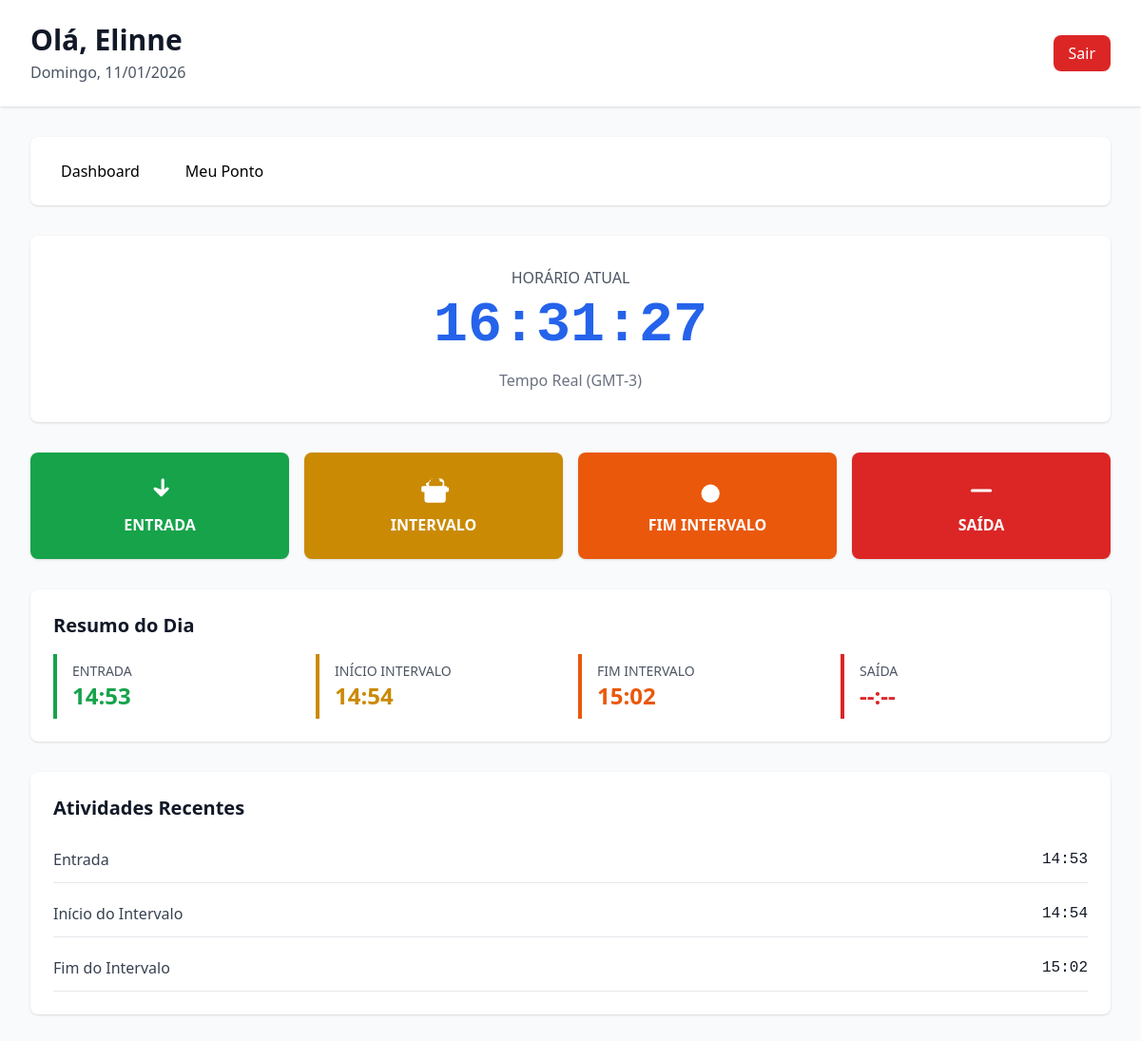
Screenshot of /ponto/ (signed in) with the database file from the repository.
### accounts/models.py (models this page shows, shortened)
class User(AbstractUser):
    cpf = models.CharField(max_length=11, unique=True)
    matricula = models.CharField(max_length=50, unique=True)
    username = None
    objects = CustomUserManager()
    USERNAME_FIELD = "cpf"
    REQUIRED_FIELDS = ["email", "first_name", "last_name", "matricula"]
    class Meta:
        db_table = "auth_user"

### timerecords/models.py (models this page shows, shortened)
class TimeRecord(models.Model):
    RECORD_TYPES = [
        ("ENTRADA", "Entrada"),
        ("INICIO_INTERVALO", "Início do Intervalo"),
        ("FIM_INTERVALO", "Fim do Intervalo"),
        ("SAIDA", "Saída"),
    ]
    user = models.ForeignKey(
        User, on_delete=models.CASCADE, related_name="time_records"
    )
    data = models.DateField()
    hora = models.TimeField()
    tipo = models.CharField(max_length=20, choices=RECORD_TYPES)
    created_at = models.DateTimeField(auto_now_add=True)
    class Meta:
        ordering = ["data", "hora"]
        indexes = [
            models.Index(fields=["user", "data"]),
        ]
        unique_together = [["user", "data", "tipo"]]

### timerecords/views.py (the view)
# urls.py: path('', views.dashboard, name='dashboard'),
@login_required
def dashboard(request):
    today = timezone.now().date()
    records_today = TimeRecord.objects.filter(user=request.user, data=today).order_by('hora')
    records_data = {}
    for record in records_today:
        records_data[record.tipo] = record.hora.strftime('%H:%M')
    context = {
        'records_today': records_today,
        'records_data': records_data,
        'today': today,
    }
    return render(request, 'dashboard.html', context)

### templates/dashboard.html (shortened to what this page needs)
{% extends 'base.html' %}
{% block content %}
<div class="min-h-screen bg-gray-50">
    <header class="bg-white shadow">
        <div class="max-w-7xl mx-auto px-4 sm:px-6 lg:px-8 py-6">
            <div class="flex justify-between items-center">
                <div>
                    <h1 class="text-3xl font-bold text-gray-900">Olá, {{ user.first_name }}</h1>
                    <p class="text-gray-600 mt-1">
                        <span id="current-day-name"></span>, <span id="current-date"></span>
                    </p>
                </div>
                <div>
                    <a href="{% url 'logout' %}" class="bg-red-600 text-white px-4 py-2 rounded-lg hover:bg-red-700">
                        Sair
                    </a>
                </div>
            </div>
        </div>
    </header>
    <main class="max-w-7xl mx-auto px-4 sm:px-6 lg:px-8 py-8">
        <nav class="bg-white rounded-lg shadow mb-8 p-4 flex gap-4">
            <button onclick="switchTab('dashboard')" class="tab-btn active px-4 py-2 rounded-lg" data-tab="dashboard">
                Dashboard
            </button>
            <a href="{% url 'attendance_report' %}" class="px-4 py-2 rounded-lg hover:bg-gray-100">
                Meu Ponto
            </a>
        </nav>
        <div class="bg-white rounded-lg shadow p-8 mb-8">
            <div class="text-center">
                <p class="text-gray-600 mb-2">HORÁRIO ATUAL</p>
                <div class="text-6xl font-bold text-blue-600 font-mono" id="current-time">
                </div>
                <p class="text-gray-500 mt-4">Tempo Real (GMT-3)</p>
            </div>
        </div>
        <div class="grid grid-cols-1 md:grid-cols-4 gap-4 mb-8">
            <button onclick="registerTime('ENTRADA')"
                class="bg-green-600 hover:bg-green-700 text-white font-bold py-6 px-4 rounded-lg shadow transition">
                <svg class="w-8 h-8 mx-auto mb-2" fill="currentColor" viewBox="0 0 20 20">
                    <path fill-rule="evenodd"
                        d="M12 2a1 1 0 011 1v6.414l1.293-1.293a1 1 0 111.414 1.414l-4 4a1 1 0 01-1.414 0l-4-4a1 1 0 111.414-1.414L11 9.414V3a1 1 0 011-1z"
                        clip-rule="evenodd"></path>
                </svg>
                ENTRADA
            </button>
            <button onclick="registerTime('INICIO_INTERVALO')"
                class="bg-yellow-600 hover:bg-yellow-700 text-white font-bold py-6 px-4 rounded-lg shadow transition">
                INTERVALO
            </button>
            <button onclick="registerTime('FIM_INTERVALO')"
                class="bg-orange-600 hover:bg-orange-700 text-white font-bold py-6 px-4 rounded-lg shadow transition">
                <svg class="w-8 h-8 mx-auto mb-2" fill="currentColor" viewBox="0 0 20 20">
                    <path d="M12 18a6 6 0 100-12 6 6 0 000 12z"></path>
                </svg>
                FIM INTERVALO
            </button>
            <button onclick="registerTime('SAIDA')"
                class="bg-red-600 hover:bg-red-700 text-white font-bold py-6 px-4 rounded-lg shadow transition">
                <svg class="w-8 h-8 mx-auto mb-2" fill="currentColor" viewBox="0 0 20 20">
                    <path fill-rule="evenodd" d="M3 10a1 1 0 011-1h12a1 1 0 110 2H4a1 1 0 01-1-1z" clip-rule="evenodd">
                    </path>
                </svg>
                SAÍDA
            </button>
        </div>
        <div class="bg-white rounded-lg shadow p-6 mb-8">
            <h2 class="text-xl font-bold text-gray-900 mb-4">Resumo do Dia</h2>
            <div class="grid grid-cols-2 md:grid-cols-4 gap-4">
                <div class="border-l-4 border-green-600 pl-4 py-2">
                    <p class="text-gray-600 text-sm">ENTRADA</p>
                    <p class="text-2xl font-bold text-green-600">
                        {{ records_data.ENTRADA|default:"--:--" }}
                    </p>
                </div>
                <div class="border-l-4 border-yellow-600 pl-4 py-2">
                    <p class="text-gray-600 text-sm">INÍCIO INTERVALO</p>
                    <p class="text-2xl font-bold text-yellow-600">
                        {{ records_data.INICIO_INTERVALO|default:"--:--" }}
                    </p>
                </div>
                <div class="border-l-4 border-orange-600 pl-4 py-2">
                    <p class="text-gray-600 text-sm">FIM INTERVALO</p>
                    <p class="text-2xl font-bold text-orange-600">
                        {{ records_data.FIM_INTERVALO|default:"--:--" }}
                    </p>
                </div>
                <div class="border-l-4 border-red-600 pl-4 py-2">
                    <p class="text-gray-600 text-sm">SAÍDA</p>
                    <p class="text-2xl font-bold text-red-600">
                        {{ records_data.SAIDA|default:"--:--" }}
                    </p>
                </div>
            </div>
        </div>
        <div class="bg-white rounded-lg shadow p-6">
            <h2 class="text-xl font-bold text-gray-900 mb-4">Atividades Recentes</h2>
            {% if records_today %}
            <div class="space-y-2">
                {% for record in records_today %}
                <div class="flex justify-between items-center py-3 border-b">
                    <span class="text-gray-700">{{ record.get_tipo_display }}</span>
                    <span class="font-mono text-gray-900">{{ record.hora|time:"H:i" }}</span>
                </div>
                {% endfor %}
            </div>
            {% else %}
            <p class="text-gray-600">Nenhum registro até o momento</p>
            {% endif %}
        </div>
    </main>
</div>
{% endblock %}

### rows the page displays
TimeRecord: tipo "Entrada", hora "14:53"
TimeRecord: tipo "Início do Intervalo", hora "14:54"
TimeRecord: tipo "Fim do Intervalo", hora "15:02"

### other values shown
{{ user.first_name }} "Elinne"
{{ records_data.ENTRADA|default:"--:--" }} "14:53"
{{ records_data.INICIO_INTERVALO|default:"--:--" }} "14:54"
{{ records_data.FIM_INTERVALO|default:"--:--" }} "15:02"
{{ records_data.SAIDA|default:"--:--" }} "--:--"
